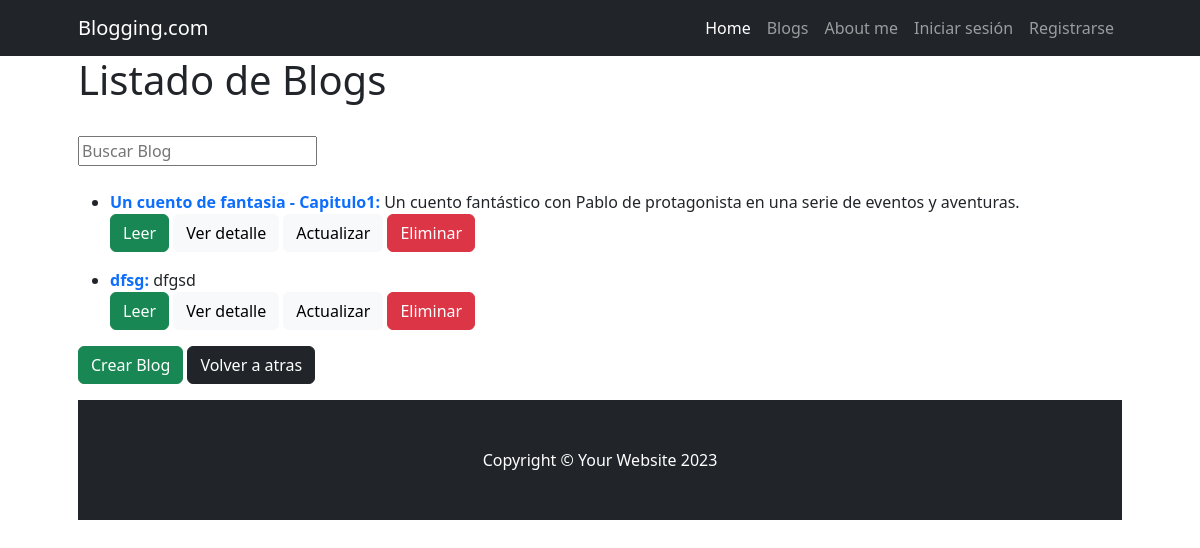
Page /blog/blog/list/ on the earlier database version.
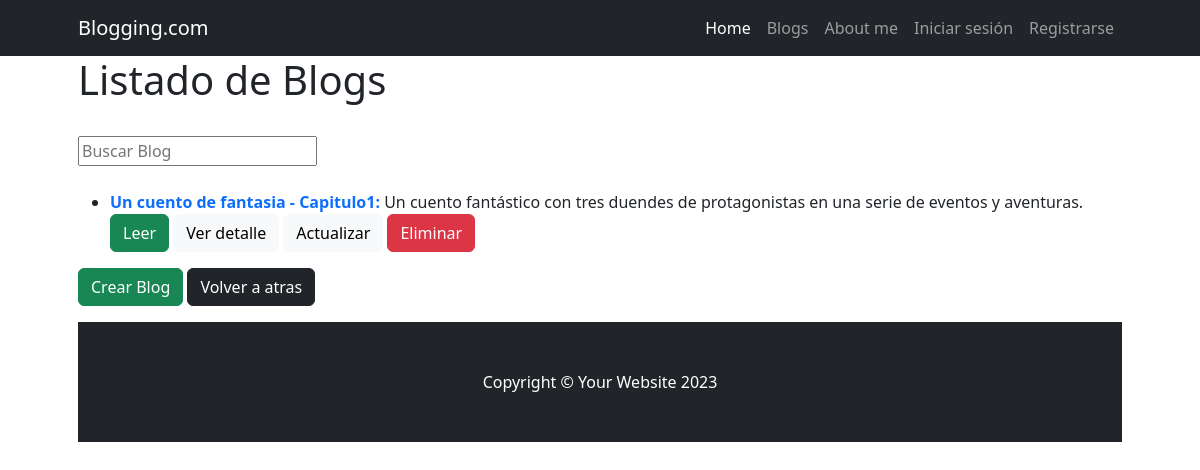
Same page on the later database version.
### Blog/models.py (models this page shows, shortened)
class Blog(models.Model):
    categoria = models.ForeignKey(BlogCategoria, on_delete=models.SET_NULL, null=True, blank=True, verbose_name="categoría")
    titulo = models.CharField(max_length=100)
    descripcion_corta = models.CharField(max_length=200, null=True, blank=True, verbose_name="descripción corta")
    contenido = models.CharField(max_length=10000)
    usuario_origen_id = models.ForeignKey(User, on_delete=models.SET_NULL, null=True, blank=True, verbose_name="usuario")
    fecha_actualizacion = models.DateField(default=timezone.now, editable=False, verbose_name="fecha de actualización")
    class Meta:
        verbose_name = "blog"
        verbose_name_plural = "blogs"

### Blog/views.py (the view)
# urls.py: path("blog/list/", views.BlogList.as_view(), name="blog_list"),
class BlogList(ListView):
    model = models.Blog
    def get_queryset(self):
        if self.request.GET.get("buscar"):
            consulta = self.request.GET.get("buscar")
            object_list = models.Blog.objects.filter(titulo__icontains=consulta)
        else:
            object_list = models.Blog.objects.all()
        return object_list

### Blog/templates/blog/blog_list.html
{% extends 'Blog/base.html' %}
{% block title %}
    <h1>Listado de Blogs</h1>
{% endblock title %}
{% block blog %}
    <div class="py-4 ">
        <form action="" method="get">
            <input type="text" name="buscar" placeholder="Buscar Blog">
        </form>
    </div>
    {% for blog in object_list %}
        <ul>
            <li> <strong class ="text-primary">{{ blog.titulo}}:</strong> {{blog.descripcion_corta}}</li>
                <a href="{% url 'blog:leer_blog' blog.id %}"class="btn btn-success ">Leer</a>
                <a href="{% url 'blog:blog_detail' blog.id %}"class="btn btn-light">Ver detalle</a>
                <a href="{% url 'blog:blog_update' blog.id %}"class="btn btn-light">Actualizar</a>
                <a href="{% url 'blog:blog_delete' blog.id %}"class="btn btn-danger ">Eliminar</a>
        </ul>
    {% endfor %}
    <a href="{% url 'blog:blog_create' %}" class="btn btn-success ">Crear Blog</a>
    <a href="{% url 'blog:index' %}" class="btn btn-dark">Volver a atras</a>
{% endblock blog %}

Differences in the rows shown:
removed Blog: titulo "dfsg", descripcion_corta "dfgsd"
changed Blog "Un cuento de fantasia - Capitulo1": descripcion_corta "Un cuento fantástico con Pablo de protagonista en una serie de eventos y aventuras." → "Un cuento fantástico con tres duendes de protagonistas en una serie de eventos y aventuras."
